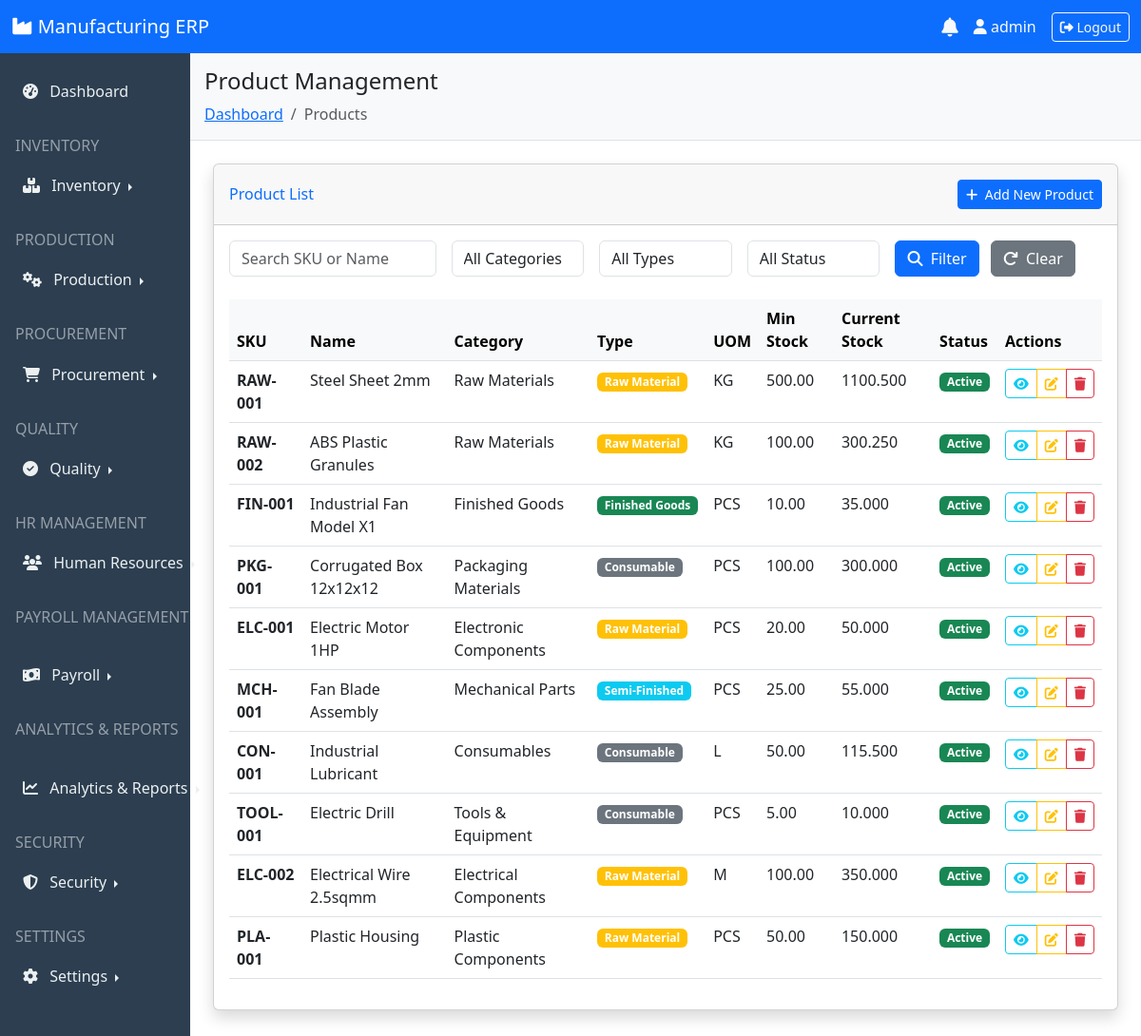
/inventory/products/ (signed in), run on the app's committed database.
### inventory/models.py (models this page shows, shortened)
class TimeStampedModel(models.Model):
    created_at = models.DateTimeField(auto_now_add=True)
    updated_at = models.DateTimeField(auto_now=True)
    created_by = models.ForeignKey(User, on_delete=models.SET_NULL,
                                  null=True, related_name='created_%(class)s')
    updated_by = models.ForeignKey(User, on_delete=models.SET_NULL,
                                  null=True, related_name='updated_%(class)s')
    class Meta:
        abstract = True

class Product(TimeStampedModel):
    SKU = models.CharField(max_length=50, unique=True)
    name = models.CharField(max_length=200)
    description = models.TextField(blank=True)
    category = models.ForeignKey(Category, on_delete=models.SET_NULL, null=True, blank=True)
    unit_of_measure = models.ForeignKey(UnitOfMeasure, on_delete=models.PROTECT)
    type_choices = [
        ('raw', 'Raw Material'),
        ('finished', 'Finished Goods'),
        ('semi', 'Semi-Finished'),
        ('consumable', 'Consumable'),
    ]
    product_type = models.CharField(max_length=20, choices=type_choices)
    min_stock = models.DecimalField(max_digits=10, decimal_places=2, default=0)
    max_stock = models.DecimalField(max_digits=10, decimal_places=2, default=0)
    is_active = models.BooleanField(default=True)

class Category(models.Model):
    name = models.CharField(max_length=100)
    parent = models.ForeignKey('self', on_delete=models.CASCADE,
                              null=True, blank=True, related_name='children')
    description = models.TextField(blank=True)

class UnitOfMeasure(models.Model):
    name = models.CharField(max_length=50)
    symbol = models.CharField(max_length=10)

class Stock(models.Model):
    product = models.ForeignKey(Product, on_delete=models.CASCADE)
    warehouse = models.ForeignKey(Warehouse, on_delete=models.CASCADE)
    quantity = models.DecimalField(max_digits=12, decimal_places=3, default=0)
    reserved_quantity = models.DecimalField(max_digits=12, decimal_places=3, default=0)
    last_updated = models.DateTimeField(auto_now=True)
    class Meta:
        unique_together = ['product', 'warehouse']
    @property
    def available_quantity(self):
        return self.quantity - self.reserved_quantity

### inventory/views.py (the view)
# urls.py: path('products/', views.product_list, name='product_list'),
@login_required
def product_list(request):
    products = Product.objects.select_related('category', 'unit_of_measure').all()
    search = request.GET.get('search')
    category = request.GET.get('category')
    product_type = request.GET.get('type')
    active = request.GET.get('active')
    if search:
        products = products.filter(
            Q(SKU__icontains=search) |
            Q(name__icontains=search) |
            Q(description__icontains=search)
        )
    if category:
        products = products.filter(category_id=category)
    if product_type:
        products = products.filter(product_type=product_type)
    if active == 'true':
        products = products.filter(is_active=True)
    elif active == 'false':
        products = products.filter(is_active=False)
    products = products.order_by('-created_at')
    paginator = Paginator(products, 25)  # Show 25 products per page
    page_number = request.GET.get('page')
    page_obj = paginator.get_page(page_number)
    categories = Category.objects.all()
    context = {
        'page_obj': page_obj,
        'products': page_obj.object_list,
        'categories': categories,
        'search': search or '',
        'selected_category': category or '',
        'selected_type': product_type or '',
        'selected_active': active or '',
    }
    return render(request, 'inventory/product_list.html', context)

### templates/inventory/product_list.html (shortened to what this page needs)
{% extends 'base.html' %}
{% block page_title %}Product Management{% endblock %}
{% block breadcrumbs %}
    <li class="breadcrumb-item"><a href="{% url 'dashboard' %}">Dashboard</a></li>
    <li class="breadcrumb-item active">Products</li>
{% endblock %}
{% block content %}
<div class="card shadow mb-4">
    <div class="card-header py-3 d-flex justify-content-between align-items-center">
        <h6 class="m-0 font-weight-bold text-primary">Product List</h6>
        <a href="{% url 'inventory:product_create' %}" class="btn btn-primary btn-sm">
            <i class="fas fa-plus me-1"></i> Add New Product
        </a>
    </div>
    <div class="card-body">
        <form method="get" class="row g-3 mb-4">
            <div class="col-md-3">
                <input type="text" name="search" class="form-control" placeholder="Search SKU or Name"
                       value="{{ search }}">
            </div>
            <div class="col-md-2">
                <select name="category" class="form-control">
                    <option value="">All Categories</option>
                </select>
            </div>
            <div class="col-md-2">
                <select name="type" class="form-control">
                    <option value="">All Types</option>
                </select>
            </div>
            <div class="col-md-2">
                <select name="active" class="form-control">
                    <option value="">All Status</option>
                </select>
            </div>
            <div class="col-md-3">
                <button type="submit" class="btn btn-primary me-2">
                    <i class="fas fa-search me-1"></i> Filter
                </button>
                <a href="{% url 'inventory:product_list' %}" class="btn btn-secondary">
                    <i class="fas fa-redo me-1"></i> Clear
                </a>
            </div>
        </form>
        <div class="table-responsive">
            <table class="table table-hover">
                <thead class="table-light">
                    <tr>
                        <th>SKU</th>
                        <th>Name</th>
                        <th>Category</th>
                        <th>Type</th>
                        <th>UOM</th>
                        <th>Min Stock</th>
                        <th>Current Stock</th>
                        <th>Status</th>
                        <th>Actions</th>
                    </tr>
                </thead>
                <tbody>
                    {% for product in products %}
                    <tr>
                        <td><strong>{{ product.SKU }}</strong></td>
                        <td>{{ product.name }}</td>
                        <td>{{ product.category.name|default:"-" }}</td>
                        <td>
                            <span class="badge bg-{% if product.product_type == 'raw' %}warning
                                                 {% elif product.product_type == 'finished' %}success
                                                 {% elif product.product_type == 'semi' %}info
                                                 {% else %}secondary{% endif %}">
                                {{ product.get_product_type_display }}
                            </span>
                        </td>
                        <td>{{ product.unit_of_measure.symbol }}</td>
                        <td>{{ product.min_stock }}</td>
                        <td>
                            {% with product.stock_set.all as stock_items %}
                                {% if stock_items %}
                                    {% for stock in stock_items %}
                                        {% if forloop.first %}
                                            <span class="{% if stock.available_quantity < product.min_stock %}text-danger fw-bold{% endif %}">
                                                {{ stock.available_quantity|default:0 }}
                                            </span>
                                        {% endif %}
                                    {% endfor %}
                                {% else %}
                                    0
                                {% endif %}
                            {% endwith %}
                        </td>
                        <td>
                            {% if product.is_active %}
                                <span class="badge bg-success">Active</span>
                            {% else %}
                                <span class="badge bg-danger">Inactive</span>
                            {% endif %}
                        </td>
                        <td>
                            <div class="btn-group btn-group-sm" role="group">
                                <a href="{% url 'inventory:product_detail' product.id %}"
                                   class="btn btn-outline-info" title="View">
                                    <i class="fas fa-eye"></i>
                                </a>
                                <a href="{% url 'inventory:product_update' product.id %}"
                                   class="btn btn-outline-warning" title="Edit">
                                    <i class="fas fa-edit"></i>
                                </a>
                                <button type="button" class="btn btn-outline-danger"
                                        data-bs-toggle="modal"
                                        data-bs-target="#deleteModal{{ product.id }}"
                                        title="Delete">
                                    <i class="fas fa-trash"></i>
                                </button>
                            </div>
                        </td>
                    </tr>
                    {% endfor %}
                </tbody>
            </table>
        </div>
    </div>
</div>
{% endblock %}

### templates/base.html (shortened to what this page needs)
<!DOCTYPE html>
<html lang="en">
<head>
    <link href="https://cdn.jsdelivr.net/npm/bootstrap@5.3.0/dist/css/bootstrap.min.css" rel="stylesheet">
    <link rel="stylesheet" href="https://cdnjs.cloudflare.com/ajax/libs/font-awesome/6.4.0/css/all.min.css">
    <link rel="stylesheet" href="https://cdn.datatables.net/1.13.4/css/dataTables.bootstrap5.min.css">
</head>
<body>
    <nav class="navbar navbar-expand-lg navbar-dark bg-primary">
        <div class="container-fluid">
            <a class="navbar-brand" href="{% url 'dashboard' %}">
                <i class="fas fa-industry"></i> Manufacturing ERP
            </a>
            <div class="d-flex align-items-center">
                <div class="dropdown me-3">
                    <a href="#" class="text-light position-relative" id="notificationDropdown"
                    data-bs-toggle="dropdown" aria-expanded="false">
                        <i class="fas fa-bell fa-lg"></i>
                    </a>
                </div>
                <span class="text-light me-3">
                    <i class="fas fa-user"></i> {{ user.username }}
                </span>
                <a href="{% url 'logout' %}" class="btn btn-outline-light btn-sm">
                    <i class="fas fa-sign-out-alt"></i> Logout
                </a>
            </div>
        </div>
    </nav>
    <div class="container-fluid">
        <div class="row">
            <div class="col-md-2 p-0 sidebar">
                <nav class="nav flex-column mt-3">
                    <a class="nav-link {% if request.path == '/dashboard/' %}active{% endif %}"
                    href="{% url 'dashboard' %}">
                        <i class="fas fa-tachometer-alt me-2"></i> Dashboard
                    </a>
                    <h6 class="text-uppercase text-white-50 mt-4 px-3 mb-2">Inventory</h6>
                    <div class="nav-item dropend">
                        <a class="nav-link dropdown-toggle" href="#" id="inventoryDropdown" role="button"
                        data-bs-toggle="dropdown" aria-expanded="false">
                            <i class="fas fa-boxes me-2"></i> Inventory
                        </a>
                    </div>
                    <h6 class="text-uppercase text-white-50 mt-4 px-3 mb-2">Production</h6>
                    <div class="nav-item dropend">
                        <a class="nav-link dropdown-toggle" href="#" id="productionDropdown" role="button"
                        data-bs-toggle="dropdown" aria-expanded="false">
                            <i class="fas fa-cogs me-2"></i> Production
                        </a>
                    </div>
                    <h6 class="text-uppercase text-white-50 mt-4 px-3 mb-2">Procurement</h6>
                    <div class="nav-item dropend">
                        <a class="nav-link dropdown-toggle" href="#" id="procurementDropdown" role="button"
                        data-bs-toggle="dropdown" aria-expanded="false">
                            <i class="fas fa-shopping-cart me-2"></i> Procurement
                        </a>
                    </div>
                    <h6 class="text-uppercase text-white-50 mt-4 px-3 mb-2">Quality</h6>
                    <div class="nav-item dropend">
                        <a class="nav-link dropdown-toggle" href="#" id="qualityDropdown" role="button"
                        data-bs-toggle="dropdown" aria-expanded="false">
                            <i class="fas fa-check-circle me-2"></i> Quality
                        </a>
                    </div>
                    <h6 class="text-uppercase text-white-50 mt-4 px-3 mb-2">HR Management</h6>
                    <div class="nav-item dropend">
                        <a class="nav-link dropdown-toggle" href="#" id="hrDropdown" role="button"
                        data-bs-toggle="dropdown" aria-expanded="false">
                            <i class="fas fa-users me-2"></i> Human Resources
                        </a>
                    </div>
                    <h6 class="text-uppercase text-white-50 mt-4 px-3 mb-2">Payroll Management</h6>
                    <div class="nav-item dropend">
                        <a class="nav-link dropdown-toggle" href="#" id="payrollDropdown" role="button"
                        data-bs-toggle="dropdown" aria-expanded="false">
                            <i class="fas fa-money-bill-wave me-2"></i> Payroll
                        </a>
                    </div>
                    <h6 class="text-uppercase text-white-50 mt-4 px-3 mb-2">Analytics & Reports</h6>
                    <div class="nav-item dropend">
                        <a class="nav-link dropdown-toggle" href="#" id="analyticsDropdown" role="button"
                        data-bs-toggle="dropdown" aria-expanded="false">
                            <i class="fas fa-chart-line me-2"></i> Analytics & Reports
                        </a>
                    </div>
                    <h6 class="text-uppercase text-white-50 mt-4 px-3 mb-2">Security</h6>
                    <div class="nav-item dropend">
                        <a class="nav-link dropdown-toggle" href="#" id="securityDropdown" role="button"
                        data-bs-toggle="dropdown" aria-expanded="false">
                            <i class="fas fa-shield-alt me-2"></i> Security
                        </a>
                    </div>
                    <h6 class="text-uppercase text-white-50 mt-4 px-3 mb-2">Settings</h6>
                    <div class="nav-item dropend">
                        <a class="nav-link dropdown-toggle" href="#" id="settingsDropdown" role="button"
                        data-bs-toggle="dropdown" aria-expanded="false">
                            <i class="fas fa-cog me-2"></i> Settings
                        </a>
                    </div>
                </nav>
            </div>
            <div class="col-md-10 p-0">
                <div class="content-header">
                    <h4>{% block page_title %}{% endblock %}</h4>
                    <nav aria-label="breadcrumb">
                        <ol class="breadcrumb mb-0">
                            {% block breadcrumbs %}{% endblock %}
                        </ol>
                    </nav>
                </div>
                <div class="p-4">
                    {% block content %}{% endblock %}
                </div>
            </div>
        </div>
    </div>
</body>
</html>

### templates/base.html (style rules this page uses)
.sidebar { min-height: calc(100vh - 56px); background-color: #2c3e50; }
.sidebar .nav-link { color: #ecf0f1; padding: 12px 20px; border-left: 4px solid transparent; }
.content-header { background-color: #f8f9fa; padding: 15px; border-bottom: 1px solid #dee2e6; }

### data on the page
Product: SKU "RAW-001", name "Steel Sheet 2mm", category.name "Raw Materials", product_type "Raw Material", unit_of_measure.symbol "KG", min_stock "500.00", is_active "Active"
Stock: available_quantity "1100.500"
Product: SKU "RAW-002", name "ABS Plastic Granules", category.name "Raw Materials", product_type "Raw Material", unit_of_measure.symbol "KG", min_stock "100.00", is_active "Active"
Stock: available_quantity "300.250"
Product: SKU "FIN-001", name "Industrial Fan Model X1", category.name "Finished Goods", product_type "Finished Goods", unit_of_measure.symbol "PCS", min_stock "10.00", is_active "Active"
Stock: available_quantity "35.000"
Product: SKU "PKG-001", name "Corrugated Box 12x12x12", category.name "Packaging Materials", product_type "Consumable", unit_of_measure.symbol "PCS", min_stock "100.00", is_active "Active"
Stock: available_quantity "300.000"
Product: SKU "ELC-001", name "Electric Motor 1HP", category.name "Electronic Components", product_type "Raw Material", unit_of_measure.symbol "PCS", min_stock "20.00", is_active "Active"
Stock: available_quantity "50.000"
Product: SKU "MCH-001", name "Fan Blade Assembly", category.name "Mechanical Parts", product_type "Semi-Finished", unit_of_measure.symbol "PCS", min_stock "25.00", is_active "Active"
Stock: available_quantity "55.000"
Product: SKU "CON-001", name "Industrial Lubricant", category.name "Consumables", product_type "Consumable", unit_of_measure.symbol "L", min_stock "50.00", is_active "Active"
Stock: available_quantity "115.500"
Product: SKU "TOOL-001", name "Electric Drill", category.name "Tools & Equipment", product_type "Consumable", unit_of_measure.symbol "PCS", min_stock "5.00", is_active "Active"
Stock: available_quantity "10.000"
Product: SKU "ELC-002", name "Electrical Wire 2.5sqmm", category.name "Electrical Components", product_type "Raw Material", unit_of_measure.symbol "M", min_stock "100.00", is_active "Active"
Stock: available_quantity "350.000"
Product: SKU "PLA-001", name "Plastic Housing", category.name "Plastic Components", product_type "Raw Material", unit_of_measure.symbol "PCS", min_stock "50.00", is_active "Active"
Stock: available_quantity "150.000"

### other printed values
{{ user.username }} "admin"
